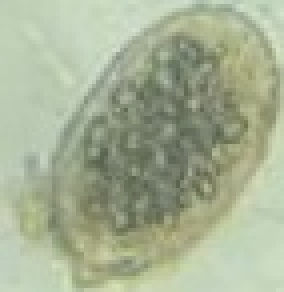
#> input picture src/projeto/src/main/java/org/example/parasitas/ancy1.jpeg, 71 x 73 px (shown 4 times larger); its folder holds only this picture in this run
$ python test.py
#> lines starting #> are read from the running program, lines starting #| are printed output that depends on the picture
import cv2 as cv
import matplotlib.pyplot as plt
import os
import numpy as np
files = os.listdir()

def convert_to_cmyk(image):
    # Normalizar a imagem para o intervalo [0, 1]
    img_normalized = image / 255.0
    R, G, B = cv.split(img_normalized)

    # Calculando os componentes CMY
    C = 1 - R
    M = 1 - G
    Y = 1 - B

    # Calculando o componente K
    K = np.min([C, M, Y], axis=0)

    # Ajustando os componentes CMY de acordo com K
    C = (C - K) / (1 - K + 1e-10)
    M = (M - K) / (1 - K + 1e-10)
    Y = (Y - K) / (1 - K + 1e-10)

    # Converter de volta para a faixa [0, 255]
    C = (C * 255).astype(np.uint8)
    M = (M * 255).astype(np.uint8)
    Y = (Y * 255).astype(np.uint8)
    K = (K * 255).astype(np.uint8)

    return C, M, Y, K

def create_circular_kernel(diameter):
    radius = diameter // 2
    kernel = np.zeros((diameter, diameter), dtype=np.uint8)
    cv.circle(kernel, (radius, radius), radius, 1, -1)
    return kernel

imgs:list = []
for file in files:
    if 'jpeg' in file:
        imgs.append(cv.imread(file))

plt.figure("Canais CMYK")
count = 1
for img in imgs:
    img = cv.cvtColor(img, cv.COLOR_BGR2RGB)

    img[:,:,0] = cv.equalizeHist(img[:,:,0])
    img[:,:,1] = cv.equalizeHist(img[:,:,1])
    img[:,:,2] = cv.equalizeHist(img[:,:,2])
    plt.subplot(len(imgs), 6, count)
    plt.imshow(img)
    count+=1
    C, M, Y, K = convert_to_cmyk(img)

    plt.subplot(len(imgs), 6, count)
    plt.imshow(C, cmap='gray')
    plt.title('Cyan')
    count +=1

    plt.subplot(len(imgs), 6, count)
    plt.imshow(M, cmap='gray')
    plt.title('Magenta')
    count +=1
    plt.subplot(len(imgs), 6, count)
    plt.imshow(Y, cmap='gray')
    plt.title('Yellow')
    count +=1

    plt.subplot(len(imgs), 6, count)
    plt.imshow(K, cmap='gray')
    plt.title('Key (Black)')
    count +=1
    hist = cv.calcHist([K], [0], None, [256], [0, 256])

    plt.subplot(len(imgs), 6, count)
    plt.plot(hist, color='black')
    count +=1
#> this loop made 1 pass
#> count on pass 1: 7
#> pass 1, in convert_to_cmyk, `img_normalized = image / 255.0`:
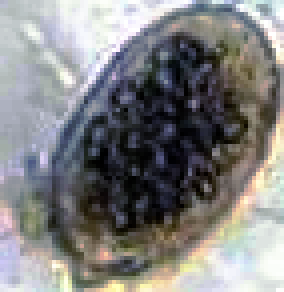
#> img_normalized: shape (73, 71, 3) float64 (shown 4 times larger); mean R, G, B 0.506, 0.506, 0.505
#> pass 1, in convert_to_cmyk, `R, G, B = cv.split(img_normalized)`:
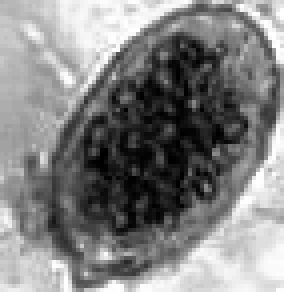
#> R: shape (73, 71) float64 (shown 4 times larger); min 0, max 1, mean 0.506
#> pass 1, in convert_to_cmyk, `R, G, B = cv.split(img_normalized)`:
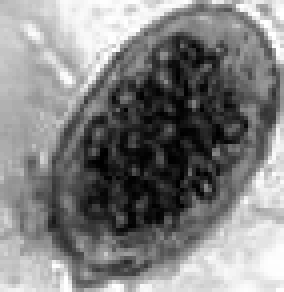
#> G: shape (73, 71) float64 (shown 4 times larger); min 0, max 1, mean 0.506
#> after the loop, count = 7
count = 1
for img in imgs:
    img = cv.cvtColor(img, cv.COLOR_BGR2RGB)

    img[:,:,0] = cv.equalizeHist(img[:,:,0])
    img[:,:,1] = cv.equalizeHist(img[:,:,1])
    img[:,:,2] = cv.equalizeHist(img[:,:,2])
    plt.subplot(len(imgs), 3, count)
    plt.imshow(img)
    count+=1
    C, M, Y, K = convert_to_cmyk(img)

    plt.subplot(len(imgs), 3, count)
    plt.imshow(K)
    count+=1
    mask = Y < 255
    # binary_mask = np.uint8(mask) * 255
    plt.subplot(len(imgs),3, count)
    plt.imshow(mask, cmap="binary")
    count+=1
#> this loop made 1 pass
#> count on pass 1: 4
#> pass 1, in convert_to_cmyk (call 2), `R, G, B = cv.split(img_normalized)`:
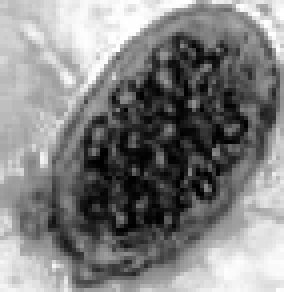
#> B: shape (73, 71) float64 (shown 4 times larger); min 0, max 1, mean 0.505
#> pass 1, in convert_to_cmyk (call 2), `M = 1 - G`:
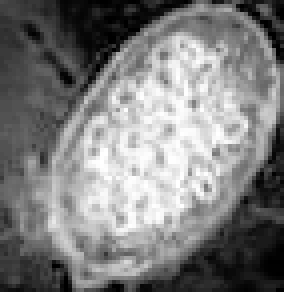
#> M: shape (73, 71) float64 (shown 4 times larger); min 0, max 1, mean 0.494
#> pass 1, in convert_to_cmyk (call 2), `Y = 1 - B`:
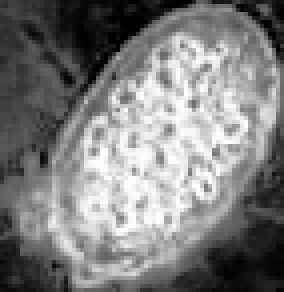
#> Y: shape (73, 71) float64 (shown 4 times larger); min 0, max 1, mean 0.495
#> after the loop, count = 4


plt.show()
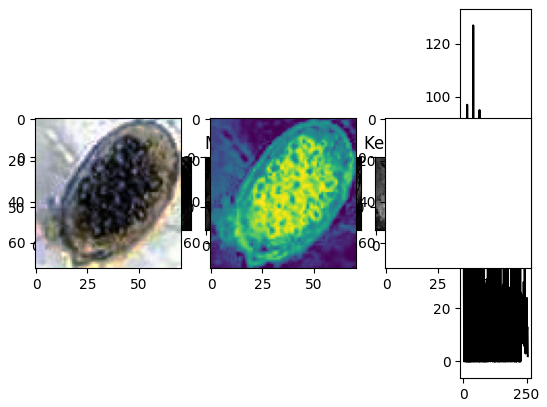
#> figure drawn by matplotlib, 9 panels; panel 6: curve peaks at x = 39, y = 127
